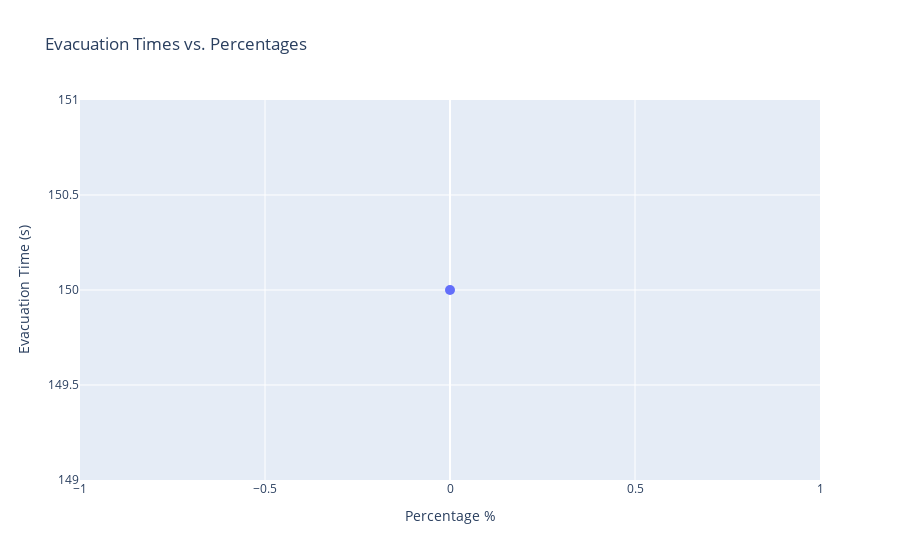

The notebook cell this image was saved under:
### Code cell
import plotly.graph_objects as go

fig = go.Figure()

fig.add_trace(
    go.Scatter(
        x=list(agent_trajectories.keys()),
        y=evac_times,
        marker=dict(size=10),
        mode="lines+markers",
        name="Evacuation Times",
    )
)

fig.update_layout(
    title="Evacuation Times vs. Percentages",
    xaxis_title="Percentage %",
    yaxis_title="Evacuation Time (s)",
)

fig.show()

### Figure 1 — Plotly figure (JSON) as saved in the notebook; plotly's stock layout.template omitted (floating-point values rounded to 4 significant figures)
{"data": [{"marker": {"size": 10}, "mode": "lines+markers", "name": "Evacuation Times", "type": "scatter", "x": [0], "y": [150]}], "layout": {"title": {"text": "Evacuation Times vs. Percentages"}, "xaxis": {"title": {"text": "Percentage %"}}, "yaxis": {"title": {"text": "Evacuation Time (s)"}}}}
